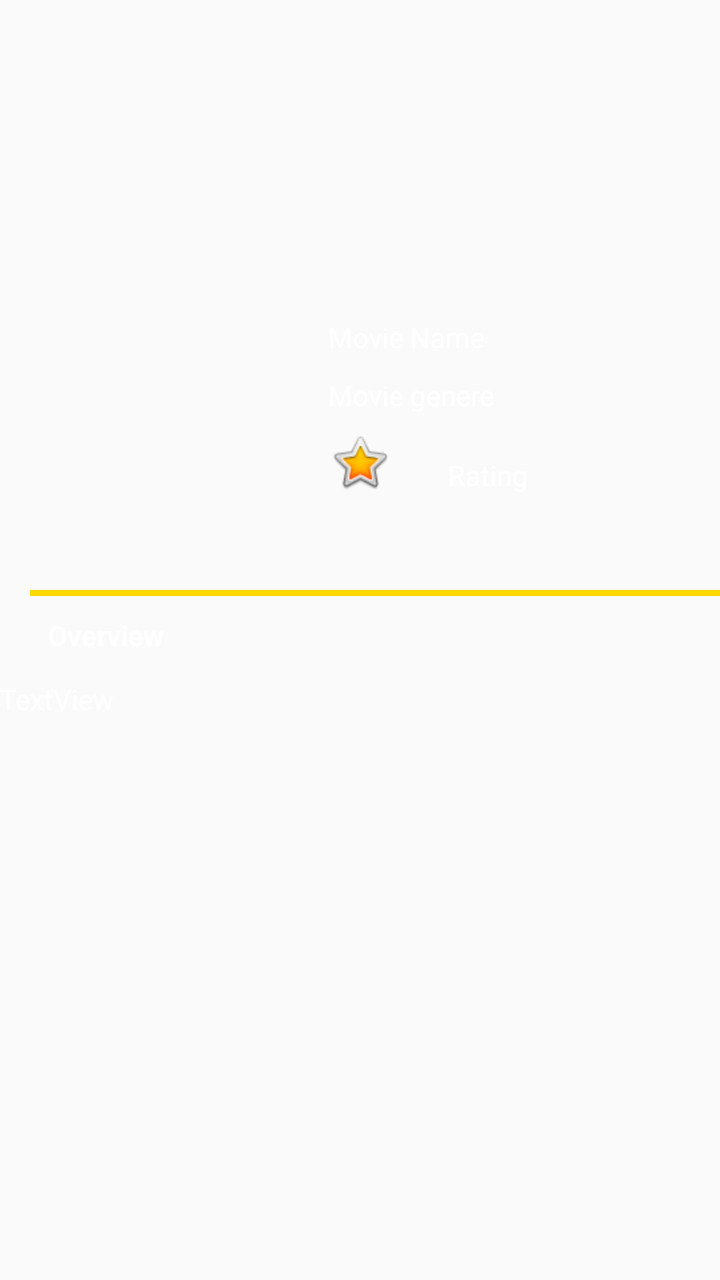
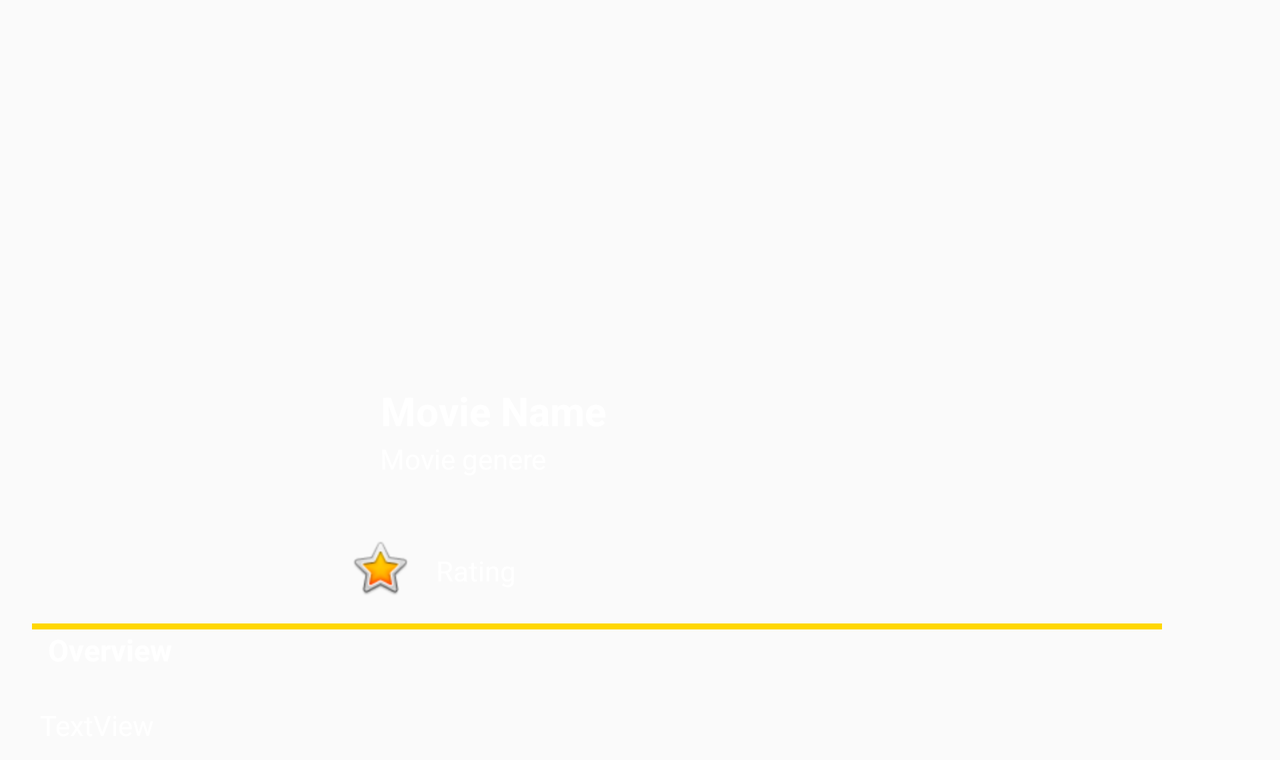

Compare how this app lays out the same screen by default and in its alternative resource folder. The renders come first, then the two layout files and the values they reference.
<!-- AndroidManifest.xml: application theme AppTheme -->
<!-- res/layout/activity_detail.xml -->
<?xml version="1.0" encoding="utf-8"?>
<android.support.constraint.ConstraintLayout xmlns:android="http://schemas.android.com/apk/res/android"

                                             xmlns:app="http://schemas.android.com/apk/res-auto"
                                             xmlns:tools="http://schemas.android.com/tools"
                                             android:layout_width="match_parent"
                                             android:layout_height="match_parent"
                                             android:background="@drawable/japan_mt"
                                             android:id="@+id/relativeLayout">


    <ImageView
        android:id="@+id/id_background_poster"
        android:layout_width="500dp"
        android:layout_height="150dp"
        android:layout_marginTop="0dp"
        android:adjustViewBounds="true"
        android:scaleType="centerCrop"

        app:layout_constraintTop_toTopOf="parent"
        app:layout_constraintStart_toStartOf="parent"/>

    <ImageView
        android:id="@+id/id_small_movie_poster"
        android:layout_width="150dp"
        android:layout_height="178dp"
        android:layout_marginLeft="10dp"
        android:layout_marginTop="110dp"

        app:layout_constraintTop_toTopOf="parent"
        app:layout_constraintStart_toStartOf="parent"/>

    <View
        android:layout_width="350dp"
        android:layout_height="3dp"
        android:layout_gravity="center"
        android:layout_marginTop="295dp"
        android:layout_marginLeft="15dp"
        android:background="#FFD700"
        app:layout_constraintTop_toTopOf="parent"
        app:layout_constraintStart_toStartOf="parent"/>


    <TextView
        android:textColor="@color/white"
        android:id="@+id/id_movie_name"
        android:layout_width="wrap_content"
        android:layout_height="wrap_content"
        android:layout_marginTop="159dp"
        android:gravity="center"
        android:text="Movie Name"
        app:layout_constraintTop_toTopOf="parent"
        app:layout_constraintStart_toStartOf="@+id/imageView"/>

    <TextView
        android:id="@+id/movie_genere"
        android:layout_width="wrap_content"
        android:layout_height="wrap_content"
        android:layout_marginTop="188dp"
        android:textColor="@color/white"
        android:text="Movie genere"
        app:layout_constraintTop_toTopOf="parent"
        app:layout_constraintStart_toStartOf="@+id/id_movie_name"/>

    <ImageView
        android:id="@+id/imageView"
        android:layout_width="wrap_content"
        android:layout_height="wrap_content"
        android:layout_marginTop="215dp"
        app:srcCompat="@android:drawable/btn_star_big_on"
        app:layout_constraintTop_toTopOf="parent"
        app:layout_constraintLeft_toLeftOf="parent"
        app:layout_constraintRight_toRightOf="parent"/>

    <TextView
        android:id="@+id/id_user_rating"
        android:layout_width="44dp"
        android:layout_height="24dp"
        android:layout_marginEnd="8dp"
        android:layout_marginLeft="224dp"
        android:layout_marginRight="8dp"
        android:layout_marginStart="224dp"
        android:layout_marginTop="228dp"
        android:text="Rating"
        android:textColor="@color/white"
        app:layout_constraintEnd_toEndOf="parent"
        app:layout_constraintHorizontal_bias="0.0"
        app:layout_constraintStart_toStartOf="parent"
        app:layout_constraintTop_toTopOf="parent"/>

    <TextView
        android:id="@+id/textView4"
        android:layout_width="wrap_content"
        android:layout_height="wrap_content"
        android:layout_marginBottom="8dp"
        android:layout_marginLeft="24dp"
        android:layout_marginStart="24dp"
        android:layout_marginTop="308dp"
        android:text="Overview"
        android:textColor="@color/white"
        android:textStyle="bold"
        app:layout_constraintBottom_toBottomOf="parent"
        app:layout_constraintStart_toStartOf="parent"
        app:layout_constraintTop_toTopOf="parent"
        app:layout_constraintVertical_bias="0.0"/>

    <TextView
        android:id="@+id/id_movie_overview"
        android:layout_width="wrap_content"
        android:layout_height="wrap_content"
        android:layout_marginBottom="8dp"
        android:layout_marginTop="32dp"
        android:text="TextView"
        android:textColor="@color/white"
        app:layout_constraintBottom_toBottomOf="parent"
        app:layout_constraintTop_toTopOf="@+id/textView4"
        app:layout_constraintVertical_bias="0.0"
        tools:layout_editor_absoluteX="24dp"/>


</android.support.constraint.ConstraintLayout>
<!-- resources referenced by this layout -->
<resources>
  <color name="white">#FFFFFF</color>
  <style name="AppTheme" parent="Theme.AppCompat.Light.DarkActionBar">
          
          <item name="colorPrimary">@color/purple_pallette</item>
          <item name="colorPrimaryDark">@color/purple_pallette</item>
          <item name="colorAccent">@color/colorAccent</item>7
  
      </style>
  <color name="purple_pallette">#6c5ce7</color>
  <color name="colorAccent">#9E9E9E</color>
</resources>
<!-- res/layout-land/activity_detail.xml (the repository's variant of the layout above) -->
<!-- drawn on the phone turned sideways -->
<?xml version="1.0" encoding="utf-8"?>
<ScrollView

    xmlns:android="http://schemas.android.com/apk/res/android"
    xmlns:app="http://schemas.android.com/apk/res-auto"
    xmlns:tools="http://schemas.android.com/tools"
    android:layout_width="match_parent"
    android:layout_height="match_parent"
    android:background="@drawable/japan_mt"
    android:id="@+id/relativeLayout1">

       <RelativeLayout
           android:layout_width="match_parent"
           android:layout_height="match_parent">

     <ImageView
        android:id="@+id/id_background_poster"
        android:layout_width="match_parent"
        android:layout_height="190dp"
        android:layout_marginTop="0dp"
        android:adjustViewBounds="true"
        android:scaleType="centerCrop"

        app:layout_constraintTop_toTopOf="parent"
        app:layout_constraintStart_toStartOf="parent"/>

    <ImageView
        android:id="@+id/id_small_movie_poster"
        android:layout_width="150dp"
        android:layout_height="190dp"
        android:layout_marginLeft="10dp"
        android:layout_marginTop="110dp"

        app:layout_constraintTop_toTopOf="parent"
        app:layout_constraintStart_toStartOf="parent"/>

    <View
        android:id="@+id/view_yellow_line"
        android:layout_width="565dp"
        android:layout_height="3dp"
        android:layout_gravity="center"
        android:layout_marginLeft="16dp"
        android:layout_marginStart="16dp"
        android:layout_marginTop="312dp"
        android:background="#FFD700"
        app:layout_constraintStart_toStartOf="parent"
        app:layout_constraintTop_toTopOf="parent"/>


    <TextView
        android:id="@+id/id_movie_name"
        android:layout_width="wrap_content"
        android:layout_height="wrap_content"
        android:layout_marginTop="192dp"
        android:gravity="center"
        android:text="Movie Name"
        android:textColor="@color/white"
        android:textStyle="bold"
        android:textSize="20sp"
        android:layout_marginLeft="190dp"
        app:layout_constraintStart_toStartOf="@+id/imageView"
        app:layout_constraintTop_toTopOf="parent"/>

    <TextView
        android:id="@+id/movie_genere"
        android:layout_width="wrap_content"
        android:layout_height="wrap_content"
        android:layout_marginTop="220dp"
        android:text="Movie genere"
        android:layout_marginLeft="190dp"
        android:textColor="@color/white"
        app:layout_constraintStart_toStartOf="@+id/id_movie_name"
        app:layout_constraintTop_toTopOf="parent"/>

           <ImageView
               android:id="@+id/imageView_star"
               android:layout_width="wrap_content"
               android:layout_height="wrap_content"
               android:layout_alignBottom="@+id/id_small_movie_poster"
               android:layout_alignParentStart="true"
               android:layout_marginStart="174dp"
               app:layout_constraintLeft_toLeftOf="parent"
               app:layout_constraintRight_toRightOf="parent"
               app:layout_constraintTop_toTopOf="parent"
               app:srcCompat="@android:drawable/btn_star_big_on"/>

           <TextView
               android:id="@+id/id_user_rating"
               android:layout_width="44dp"
               android:layout_height="24dp"
               android:layout_alignBottom="@+id/imageView_star"
               android:layout_alignParentStart="true"
               android:layout_marginStart="218dp"
               android:text="Rating"
               android:textColor="@color/white"
               app:layout_constraintEnd_toEndOf="parent"
               app:layout_constraintHorizontal_bias="0.0"
               app:layout_constraintStart_toEndOf="@+id/imageView"
               app:layout_constraintTop_toTopOf="parent"
               android:layout_alignParentLeft="true"/>

    <TextView
        android:id="@+id/textView_overview_label"
        android:layout_width="wrap_content"
        android:layout_height="wrap_content"
        android:layout_marginBottom="8dp"
        android:layout_marginEnd="8dp"
        android:layout_marginLeft="24dp"
        android:layout_marginRight="8dp"
        android:layout_marginStart="24dp"
        android:layout_marginTop="315dp"
        android:textSize="15dp"
        android:text="Overview"
        android:textColor="@color/white"
        android:textStyle="bold"
        app:layout_constraintBottom_toBottomOf="parent"
        app:layout_constraintEnd_toEndOf="parent"
        app:layout_constraintHorizontal_bias="0.027"
        app:layout_constraintStart_toStartOf="parent"
        app:layout_constraintTop_toTopOf="parent"
        app:layout_constraintVertical_bias="0.136"/>

    <TextView
        android:id="@+id/id_movie_overview"
        android:layout_width="wrap_content"
        android:layout_height="wrap_content"
        android:layout_marginBottom="8dp"
        android:layout_marginTop="10dp"
        android:text="TextView"
        android:textColor="@color/white"
        android:layout_marginLeft="20dp"

        android:layout_below="@id/textView_overview_label"
        app:layout_constraintBottom_toBottomOf="parent"
        app:layout_constraintTop_toTopOf="@+id/textView4"
        app:layout_constraintVertical_bias="0.0"
        tools:layout_editor_absoluteX="32dp"/>

       </RelativeLayout>
</ScrollView>
